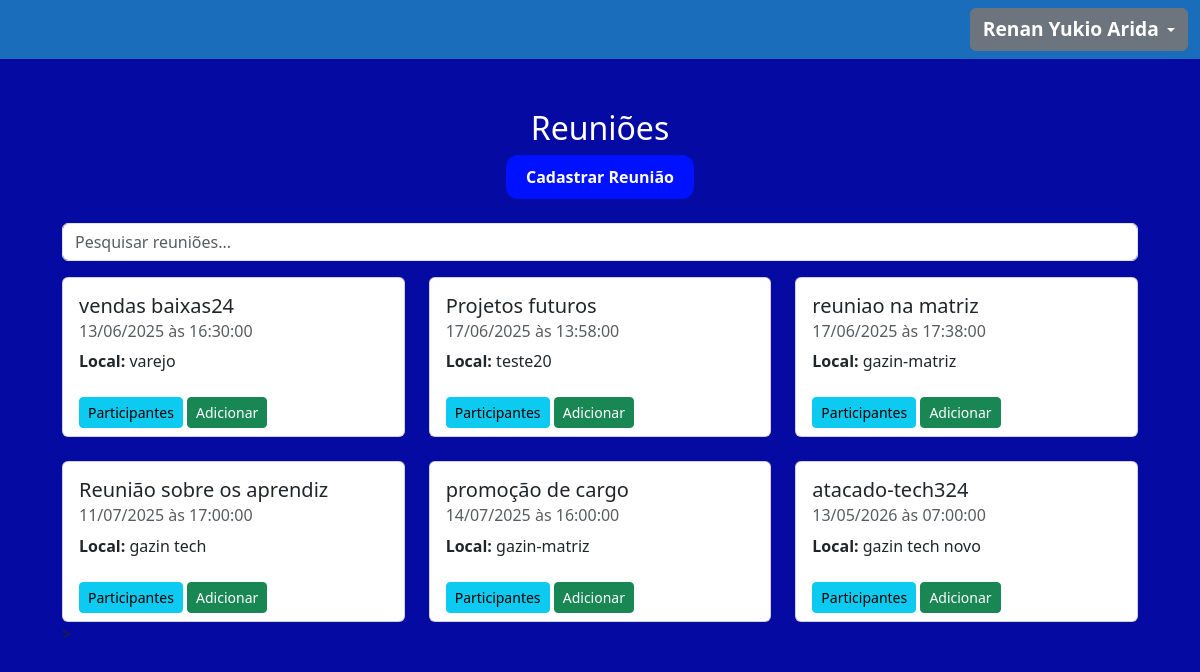
/public/reunioes.php (signed in), run on an earlier commit of the app's database.
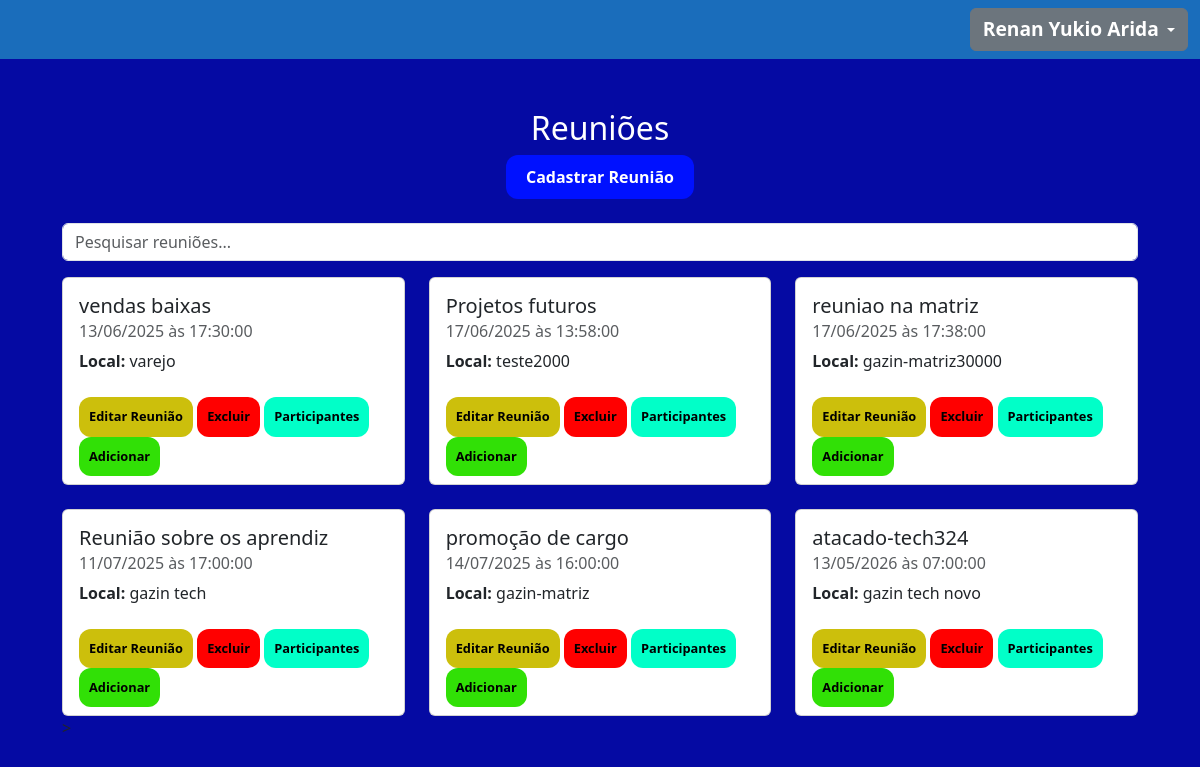
And on a later commit of the database.
### tables this page shows
CREATE TABLE `reunioes` (
  `id` int(11) NOT NULL,
  `data` date NOT NULL,
  `hora` time NOT NULL,
  `local` varchar(100) DEFAULT NULL,
  `assunto` varchar(255) DEFAULT NULL
);

### public/reunioes.php (the view, shortened to what this page needs)
<?php
require_once __DIR__ . '/../config/conexao.php';
$result = $conn->query("SELECT * FROM reunioes ORDER BY data, hora");
?>
<!DOCTYPE html>
<html lang="en">
<head>
    <link href="https://cdn.jsdelivr.net/npm/bootstrap@5.3.0/dist/css/bootstrap.min.css" rel="stylesheet" />
    <link rel="stylesheet" href="./style/reunioes.css" />
</head>
<body class="body-box">
    <header class="header-box">
        <nav id="nav-box" class="navbar navbar-expand-lg">
            <div class="container-fluid">
                <div class="dropdown ms-auto">
                    <button class="btn btn-secondary dropdown-toggle" type="button" id="dropdownMenuButton1"
                        data-bs-toggle="dropdown" aria-expanded="false">
                        <strong id="nome-usuario"><?= htmlspecialchars($_SESSION['usuario_nome']) ?></strong>
                    </button>
                </div>
            </div>
        </nav>
    </header>
    <div class="box-reuniao">
        <h2 class="nome_reunioes">Reuniões</h2>
        <button id="cadastrar_reuniao" type="button" data-bs-toggle="modal" data-bs-target="#modalAddReuniao">
            Cadastrar Reunião
        </button>
        <?php
        include './src/participante.php';
        include './src/adicionar_participante.php';
        ?>
        <div class="container mt-4">
            <div class="mb-3">
                <input type="text" id="searchInput" class="form-control" placeholder="Pesquisar reuniões...">
            </div>
            <div class="row row-cols-1 row-cols-md-2 row-cols-lg-3 g-4" id="cardsContainer">
                <?php while ($row = $result->fetch_assoc()): ?>
                <div class="col card-item">
                    <div class="card h-100">
                        <div class="card-body">
                            <h5 class="card-title"><?= htmlspecialchars($row['assunto']) ?></h5>
                            <h6 class="card-subtitle mb-2 text-muted">
                                <?= date('d/m/Y', strtotime($row['data'])) ?> às <?= htmlspecialchars($row['hora']) ?>
                            </h6>
                            <p class="card-text"><strong>Local:</strong> <?= htmlspecialchars($row['local']) ?></p>
                        </div>
                        <div class="card-footer bg-transparent border-top-0">
                            <?php if($_SESSION['usuario_adm_poderoso'] == 1) { ?>
                            <button id="botao_editar_R" type="button" data-bs-toggle="modal"
                                data-bs-target="#modalEditarReuniao" data-reuniao-id="<?= $row['id'] ?>"
                                data-reuniao-data="<?= htmlspecialchars($row['data']) ?>"
                                data-reuniao-hora="<?= htmlspecialchars($row['hora']) ?>"
                                data-reuniao-local="<?= htmlspecialchars($row['local']) ?>"
                                data-reuniao-assunto="<?= htmlspecialchars($row['assunto']) ?>">
                                Editar Reunião
                            </button>
                            <a id="botao_excluir" type="button" href="src/excluir_reuniao.php?id=<?= $row['id'] ?>"
                                onclick="return confirm('Excluir reunião?')">Excluir
                            </a>
                            <button id="botao_participantes" type="button" data-bs-toggle="modal"
                                data-bs-target="#modalEditarParticipante" data-id="<?= $row['id'] ?>">
                                Participantes
                            </button>
                            <button id="botao_adicionar" type="button" data-bs-toggle="modal"
                                data-bs-target="#modalParticipantes" data-id="<?= $row['id'] ?>">
                                Adicionar
                            </button>
                            <?php }else {?>
                            <button class="btn btn-sm btn-info" data-bs-toggle="modal"
                                data-bs-target="#modalEditarParticipante" data-id="<?= $row['id'] ?>">
                                Participantes
                            </button>
                            <button class="btn btn-sm btn-success" data-bs-toggle="modal"
                                data-bs-target="#modalParticipantes" data-id="<?= $row['id'] ?>">
                                Adicionar
                            </button>
                            <?php }?>
                        </div>
                    </div>
                </div>
                <?php endwhile; ?>
            </div>
</body>
</html>

What changed in the data, as far as the page shows it:
changed reunioes "varejo": assunto "vendas baixas24" → "vendas baixas"; hora "16:30:00" → "17:30:00"; now shows "Editar Reunião"; now shows "Excluir"
changed reunioes "Projetos futuros": local "teste20" → "teste2000"; now shows "Editar Reunião"; now shows "Excluir"
changed reunioes "reuniao na matriz": local "gazin-matriz" → "gazin-matriz30000"; now shows "Editar Reunião"; now shows "Excluir"
shown differently, row unchanged: reunioes "Reunião sobre os aprendiz": now shows "Editar Reunião Excluir"
shown differently, row unchanged: reunioes "promoção de cargo": now shows "Editar Reunião Excluir"
shown differently, row unchanged: reunioes "atacado-tech324": now shows "Editar Reunião Excluir"
